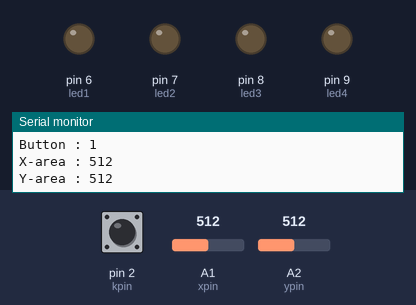
A sketch run on a simulated Arduino Uno, built with avr-gcc and run on an emulated ATmega328P. Shown: output pins drawn as LEDs (lit = HIGH), the last lines printed to the serial monitor. Inputs (shaded band) come from the test bench; at power-on: A1 (xpin) = 512, A2 (ypin) = 512, pin 2 (kpin) HIGH.

Above: at 1.3 s.
1.4 s: A1 (xpin) set to 990
2.9 s: A1 (xpin) set to 1018
At 4.2 s:
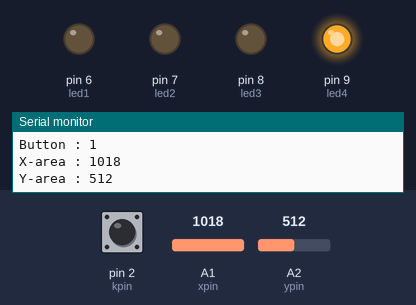
4.5 s: A2 (ypin) set to 994
6.0 s: A2 (ypin) set to 1008
At 6.7 s:
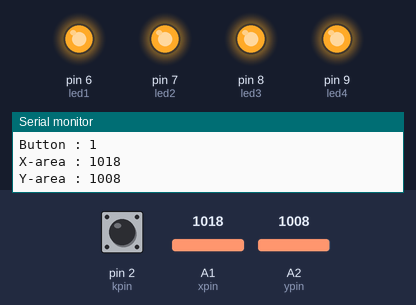
7.5 s: A1 (xpin) set to 900
At 7.9 s:
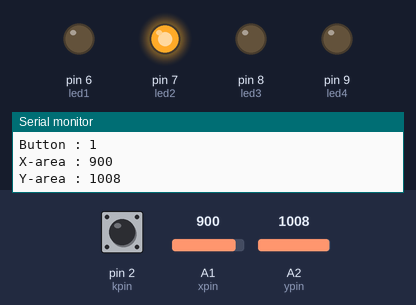
9.0 s: A2 (ypin) set to 0
At 10.4 s:
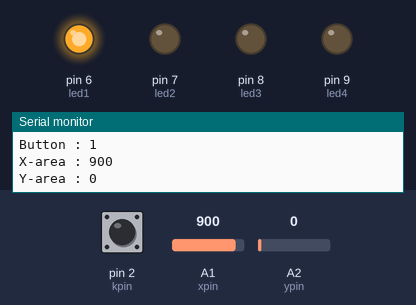
Timing chart, 0 to 11.5 s (numbered marks = the images above; inputs shaded):
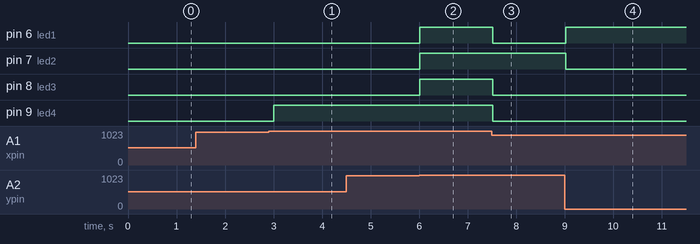

Measured:
- the behaviour switches between 1000 and 1001 on A1 (xpin) (found by bisection; images 0 and 1)
- the behaviour switches between 1000 and 1001 on A2 (ypin) (found by bisection; images 1 and 2)
- after the input at 2.9 s, pin 9 (led4): LOW → HIGH after 0.11 s
- after the input at 6.0 s, pin 6 (led1), pin 7 (led2), pin 8 (led3): LOW → HIGH at once
- after the input at 7.5 s, pin 6 (led1), pin 8 (led3), pin 9 (led4): HIGH → LOW at once
- after the input at 9.0 s, pin 6 (led1): LOW → HIGH at once; pin 7 (led2): HIGH → LOW at once

The sketch:

sketch_aug27a.ino
```cpp
int kpin=2;
int xpin=A1;
int ypin=A2;

int led1=6;
int led2=7;
int led3=8;
int led4=9;

void setup() {
  pinMode(kpin, INPUT);
  pinMode(led1, OUTPUT);
  pinMode(led2, OUTPUT);
  pinMode(led3, OUTPUT);
  pinMode(led4, OUTPUT);

  digitalWrite(kpin, HIGH);
  Serial.begin(9600);
}

void loop() {
  int sw=digitalRead(kpin);
  int x=analogRead(xpin);
  int y=analogRead(ypin);

  Serial.print("Button : ");
  Serial.println(sw);
  Serial.print("X-area : ");
  Serial.println(x);
  Serial.print("Y-area : ");
  Serial.println(y);

  digitalWrite(led1, LOW);
  digitalWrite(led2, LOW);
  digitalWrite(led3, LOW);
  digitalWrite(led4, LOW);

  if(sw==0) {
    digitalWrite(led1, HIGH);
    digitalWrite(led2, HIGH);
    digitalWrite(led3, HIGH);
    digitalWrite(led4, HIGH);
  }
  else if(x>1000&&y>1000) {
    digitalWrite(led1, HIGH);
    digitalWrite(led2, HIGH);
    digitalWrite(led3, HIGH);
    digitalWrite(led4, HIGH);
  }
  else if(y==0) {
    digitalWrite(led1, HIGH);
  }
  else if( y>1000) {
    digitalWrite(led2, HIGH);
  }
  else if(x==0) {
    digitalWrite(led3, HIGH);
  }
  else if(x>1000) {
    digitalWrite(led4, HIGH);
  }
  delay(500);
}
```
